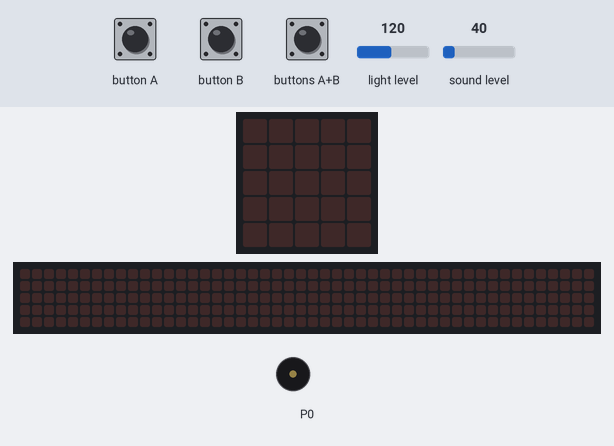
Simulated run of this program. Board: BBC micro:bit (MakeCode). On the bench: the board's 5×5 LED display, a strip that is not on the board, showing the scrolling text unrolled, buzzer (waves = sounding). Inputs (shaded band) come from the test bench; at power-on: light level 120, sound level 40. The 48×5 strip is a reading aid, not a part: it shows the text the display is scrolling, unrolled, one strip-width of it at a time.

Above: at 1.2 s.
1.3 s: light level set to 11
2.8 s: light level set to 8
At 2.9 s:
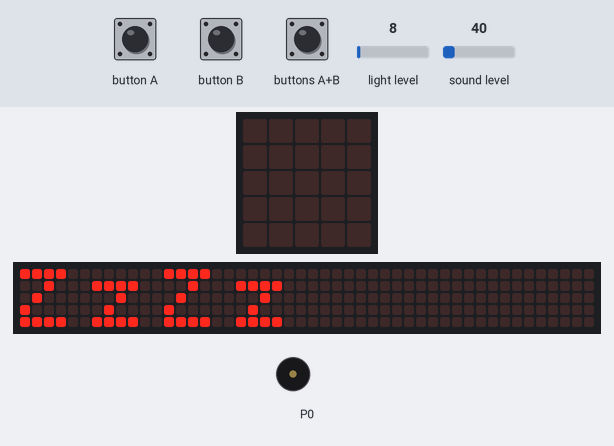
5.8 s: sound level set to 191
At 7.8 s:
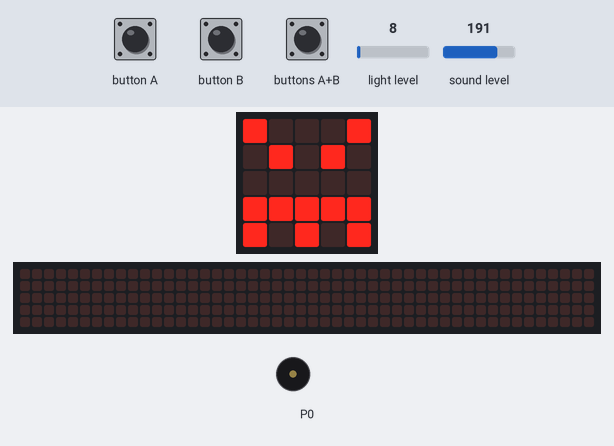
8.8 s: sound level set to 5
11.8 s: buttons A+B pressed for 0.15 s
At 12.21 s:
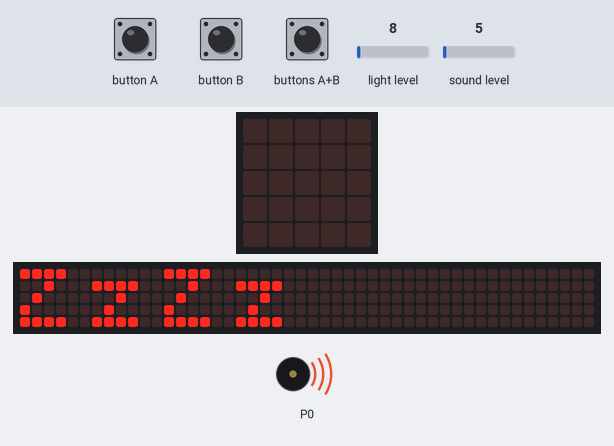
14.9 s: buttons A+B pressed for 1 s
At 17.2 s:
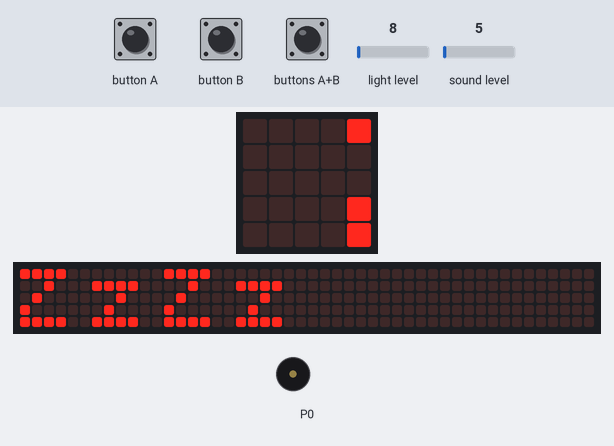
Timing chart, 0 to 18.7 s (numbered marks = the images above; inputs shaded):
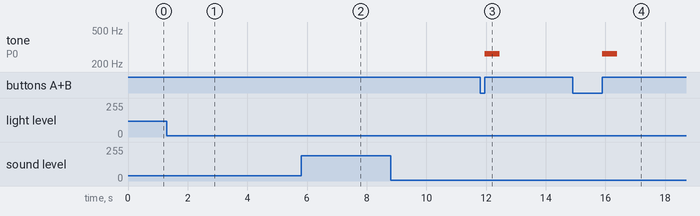

The program:

main.ts
```typescript
input.onGesture(Gesture.Shake, function () {
    shake += 1
    if (shake > 14) {
        basic.showIcon(IconNames.Surprised)
    } else if (shake > 9) {
        basic.showIcon(IconNames.Asleep)
    }
})
input.onButtonPressed(Button.AB, function () {
    music.playTone(262, music.beat(BeatFraction.Whole))
})
let shake = 0
shake = 0
basic.forever(function () {
    if (input.lightLevel() < 10) {
        basic.showString("ZzZz")
    }
    if (input.soundLevel() > 150) {
        basic.showIcon(IconNames.Angry)
    }
})
```

test.ts
```typescript
// 在這裡測試；當此封包作為擴充功能時，將不會編譯此內容。
```

Measured:
- the behaviour switches between 10 and 9 on light level (found by bisection; images 0 and 1)
- after the input at 1.3 s, every drawn part: stays the same
- after the input at 2.8 s, the display: changes at once (image 1)
- after the input at 5.8 s, the display: first differs from a run without the input after 1.5 s (image 2)
- after the input at 11.8 s, tone on P0: silent → 262 Hz after 0.15 s, → silent 0.50 s later
- after the input at 14.9 s, tone on P0: silent → 262 Hz after 1.0 s, → silent 0.50 s later
- what the display in image 2 shows lasts 0.6 s, from 7.3 s to 7.9 s
- what the display in image 3 shows lasts 0.4 s, from 12.0 s to 12.4 s
